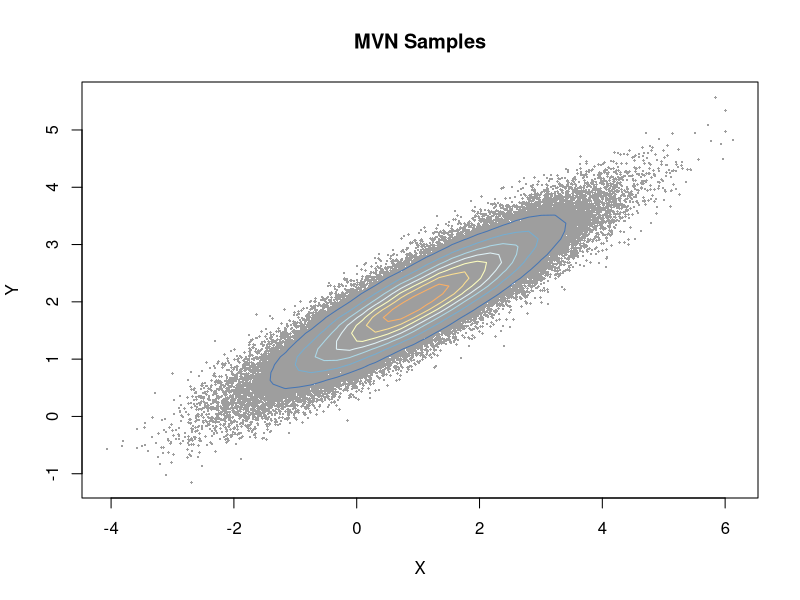
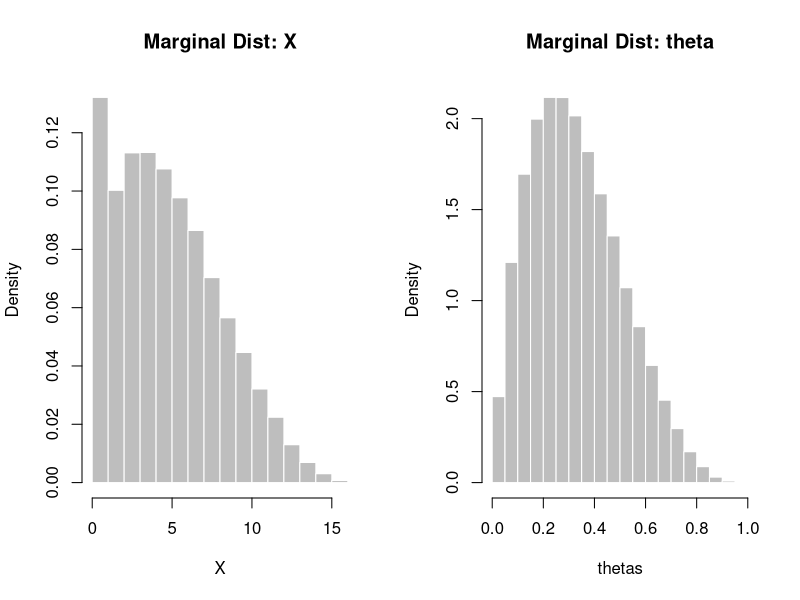
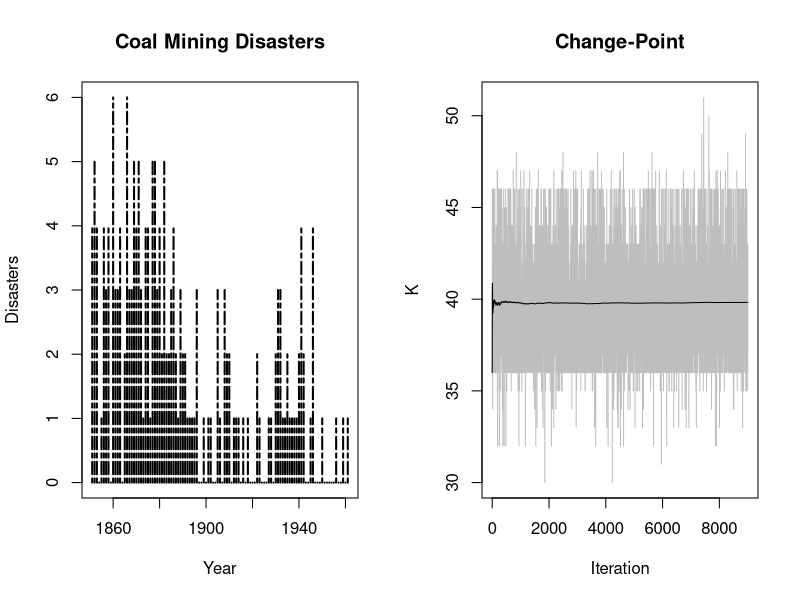
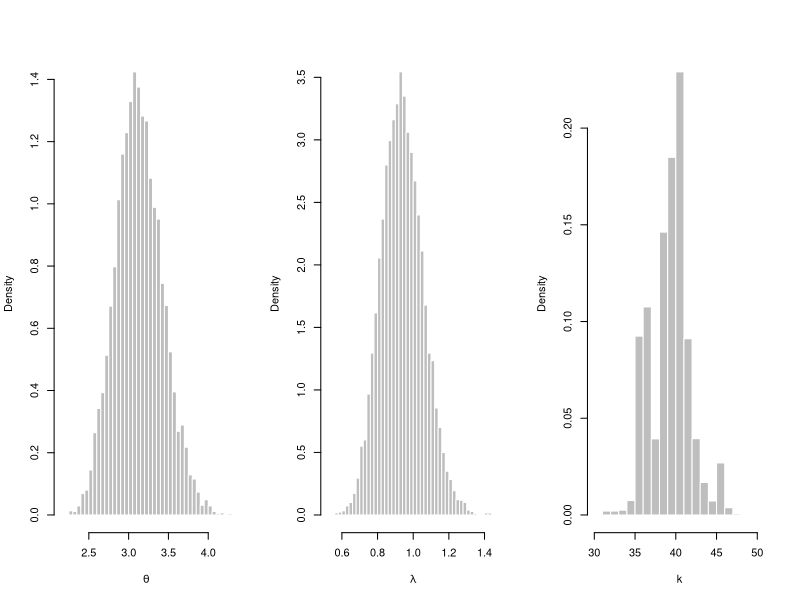

Write the R code that produced these figures, in order.
## ---- chunk 1
library(MASS, quietly = TRUE) ## for kernel density estimation
library(RColorBrewer, quietly = TRUE) ## some pretty colors
k <- 11
my.cols <- rev(brewer.pal(k, "RdYlBu"))

N = 100000
rho = 0.9
mu_x = 1
mu_y = 2
sd_x = 1.2
sd_y = 0.75

s1 = sqrt(1 - rho^2) * sd_x
s2 = sqrt(1 - rho^2) * sd_y

MVN = matrix(data = NA, nrow = N, ncol = 2, 
           dimnames = list(NULL, c("X", "Y")))

## ---- chunk 2
MVN[1, ] = c(mu_x, mu_y)
Y = MVN[1, 2] ## get Y vals
for(i in 1:(N-1)){
  mx = mu_x + rho * (Y - mu_y) * sd_x/sd_y
  X = rnorm(n = 1, mx, s1)
  MVN[i+1, 1] = X
  my = mu_y + rho * (X - mu_x) * sd_y/sd_x
  Y = rnorm(n = 1, mean = my, sd = s2)
  MVN[i+1, 2] = Y
}


## means
colMeans(MVN)

## correlation
cor(MVN)


## ---- chunk 3
z = kde2d(x = MVN[,1], y = MVN[,2], n = 50) ## kernel density estimation
plot(MVN, xlab="X", ylab="Y", pch = 18, col = 8, cex=.4, main = "MVN Samples")
contour(z, drawlabels=FALSE, nlevels=k, col=my.cols, add=TRUE) ## add contours to plot
## ---- chunk 4
n = 16
a = 2
b = 4
X = numeric(N)
thetas = numeric(N)

X[1] = runif(1) ## initial values
thetas[1] = runif(1) ## theta values

for(i in 1:N){
  X[i+1] = rbinom(n = 1, size = n, prob = thetas[i])
  thetas[i+1] = rbeta(1, a + X[i+1], n - X[i+1]+b)
}

quantile(X)
quantile(thetas)

## ---- chunk 5

par(mfrow = c(1,2))
hist(X, main = "Marginal Dist: X", probability = TRUE, border = "white", col = "gray")
hist(thetas, main = paste("Marginal Dist:", expression(theta)), probability = TRUE, border = "white", col = "gray")

## ---- chunk 6
data_vector = c(4, 5, 4, 0, 1, 4, 3, 4, 0, 6, 3, 3, 4, 0, 2, 6, 
                3, 3, 5, 4, 5, 3, 1, 4, 4, 1, 5, 5, 3, 4, 2, 5,
                2, 2, 3, 4, 2, 1, 3, 2, 2, 1, 1, 1, 1, 3, 0, 0, 
                1, 0, 1, 1, 0, 0, 3, 1, 0, 3, 2, 2, 0, 1, 1, 1,
                0, 1, 0, 1, 0, 0, 0, 2, 1, 0, 0, 0, 1, 1, 0, 2, 
                3, 3, 1, 1, 2, 1, 1, 1, 1, 2, 4, 2, 0, 0, 1, 4,
                0, 0, 0, 1, 0, 0, 0, 0, 0, 1, 0, 0, 1, 0, 1)
n = length(data_vector)
disasters = ts(data_vector, freq=1, start = 1851)
plot(disasters, type = "h", lty = 6, lwd = 2, main = "Coal Mining Disasters", xlab = "Year", ylab = "Disasters")

## ---- chunk 7
set.seed(123)

y = data_vector
# Gibbs sampler for the coal mining change point
# initialization
n <- length(y) #length of the data
m <- 10^4 #length of the chain

## vectors to hold data
theta <- numeric(m) 
lambda <- numeric(m) 
k <- numeric(m)
L <- numeric(n)

## initial values
k[1] <- sample(1:n, 1) ## change-points
theta[1] <- 1
lambda[1] <- 1
a = 0.5
b1 <- 1
b2 <- 1

## ---- chunk 8

# run the Gibbs sampler
for (t in 2:m){
    kt <- k[t-1]
    #generate theta
    r <- a + sum(y[1:kt])
    theta[t] <- rgamma(1, shape = r, rate = kt + b1)
    #generate lambda
    if (kt + 1 > n){ 
      r <- a + sum(y) 
      }else{
        r <- a + sum(y[(kt+1):n])
      }
    lambda[t] <- rgamma(1, shape = r, rate = n - kt + b2)
    #generate b1 and b2
    b1 <- rgamma(1, shape = a, rate = theta[t]+1)
    b2 <- rgamma(1, shape = a, rate = lambda[t]+1)

    for (j in 1:n) {
        L[j] <- exp((lambda[t] - theta[t]) * j) * 
                (theta[t] / lambda[t])^sum(y[1:j])
    }
    L <- L / sum(L)
    #generate k from discrete distribution L on 1:n
    k[t] <- sample(1:n, prob=L, size=1)
}

## ---- chunk 9
## set burn in
burn_in <- 1000
## will toss out first 1000 samples

K <- k[burn_in:m]

## mean
print(mean(K))
#[1] 39.935

## mode
print(which.max(table(K)))
## ---- chunk 10
plot(K, type="l", col="gray", main = "Change-Point",
     xlab="Iteration", ylab = "K")
lines(1:length(K), cumsum(K) / (1:length(K)))
## ---- chunk 11
print(mean(lambda[burn_in:m])) #[1] 0.9341033
print(mean(theta[burn_in:m])) #[1] 3.108575

## ---- chunk 12
## Code for Figure 9.12 on page 276
# histograms from the Gibbs sampler output
par(mfrow=c(1,3))

hist(theta[burn_in:m], main="", xlab = expression(theta), 
     col="gray", border="white",
     breaks = "scott", prob=TRUE) #theta posterior

hist(lambda[burn_in:m], main="", xlab = expression(lambda),
     col="gray", border="white",
     breaks = "scott", prob=TRUE) #lambda posterior

hist(K, breaks=min(K):max(K), prob=TRUE, main="",
     col="gray", border="white",
     xlab = "k")

